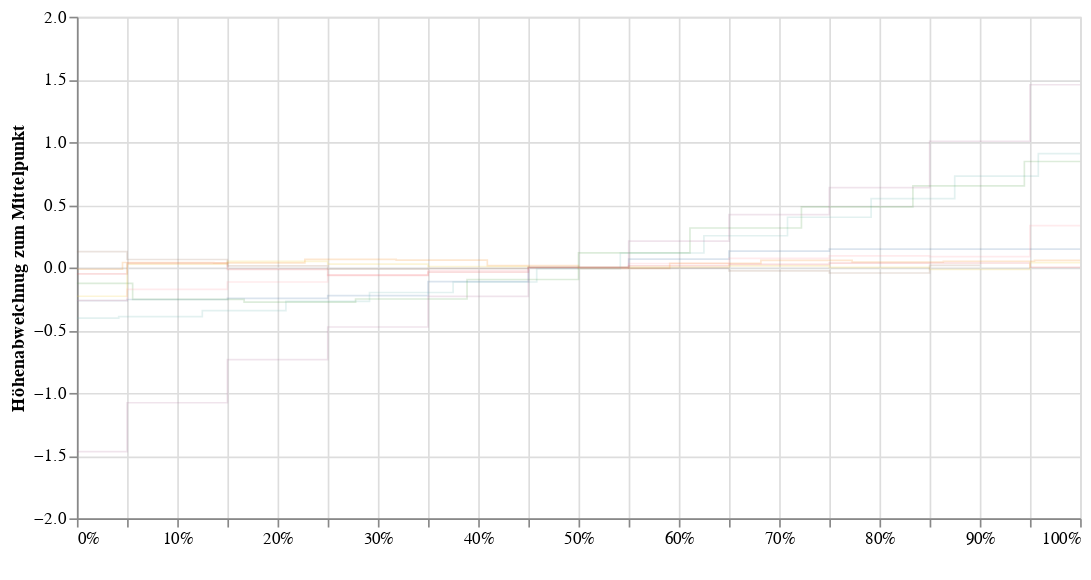

Here is the notebook cell this chart was saved with:
### Code cell
import altair as alt

source=sporti_height_profile[:100]

#single_nearest = alt.selection(type='single', nearest=True, on='mouseover',
#                        fields=['x'], empty='none')
#single_nearest = alt.selection_single(on='mouseover', nearest=True)
single_nearest = alt.selection_single(on='mouseover', empty='none')

#opacity=alt.condition(single_nearest, alt.value(0.5), alt.value(0.1))

#chrt=alt.Chart(test[:5000]).mark_line(point=True, opacity=0.3).encode(
chrt=alt.Chart(source).mark_line(opacity=0.3, size=1, interpolate='step').encode(

    #x='count_rel:Q',
    x=alt.X('count_rel:Q', axis=alt.Axis(title=' ', format='%') ),
    y=alt.Y('height_profile_diff:Q', axis=alt.Axis(title='Höhenabweichnug zum Mittelpunkt') ),
    #y='height_profile_diff:Q',
    opacity=alt.condition(single_nearest, alt.value(1), alt.value(0.2)),
    size=alt.condition(single_nearest, alt.value(3), alt.value(1)),
    color=alt.Color('index:N', legend=None),
    tooltip=['index']
    #color='osm_id'
).add_selection(
    single_nearest
).properties(width=600)

chrt

### Figure 1 — Vega-Lite specification as saved in the notebook (floating-point values rounded to 4 significant figures)
{"config": {"view": {"continuousWidth": 400, "continuousHeight": 300}}, "data": {"name": "data-daff55c0bfc281c0e4b1754a2875181a"}, "mark": {"type": "line", "interpolate": "step", "opacity": 0.3, "size": 1}, "encoding": {"color": {"type": "nominal", "field": "index", "legend": null}, "opacity": {"condition": {"value": 1, "selection": "selector050"}, "value": 0.2}, "size": {"condition": {"value": 3, "selection": "selector050"}, "value": 1}, "tooltip": [{"type": "quantitative", "field": "index"}], "x": {"type": "quantitative", "axis": {"format": "%", "title": " "}, "field": "count_rel"}, "y": {"type": "quantitative", "axis": {"title": "Höhenabweichnug zum Mittelpunkt"}, "field": "height_profile_diff"}}, "selection": {"selector050": {"type": "single", "on": "mouseover", "empty": "none"}}, "width": 600, "$schema": "https://vega.github.io/schema/vega-lite/v4.0.0.json", "datasets": {"data-daff55c0bfc281c0e4b1754a2875181a": [{"index": 1, "height_profile": 202.7, "count": 1, "height_centroid": 203.0, "height_profile_diff": -0.2635, "count_rel": 0.0}, {"index": 1, "height_profile": 202.7, "count": 2, "height_centroid": 203.0, "height_profile_diff": -0.2553, "count_rel": 0.1}, {"index": 1, "height_profile": 202.7, "count": 3, "height_centroid": 203.0, "height_profile_diff": -0.2462, "count_rel": 0.2}, {"index": 1, "height_profile": 202.7, "count": 4, "height_centroid": 203.0, "height_profile_diff": -0.2234, "count_rel": 0.3}, {"index": 1, "height_profile": 202.8, "count": 5, "height_centroid": 203.0, "height_profile_diff": -0.112, "count_rel": 0.4}, {"index": 1, "height_profile": 203.0, "count": 6, "height_centroid": 203.0, "height_profile_diff": -0.0006343, "count_rel": 0.5}, {"index": 1, "height_profile": 203.0, "count": 7, "height_centroid": 203.0, "height_profile_diff": 0.06721, "count_rel": 0.6}, {"index": 1, "height_profile": 203.1, "count": 8, "height_centroid": 203.0, "height_profile_diff": 0.1308, "count_rel": 0.7}, {"index": 1, "height_profile": 203.1, "count": 9, "height_centroid": 203.0, "height_profile_diff": 0.1464, "count_rel": 0.8}, {"index": 1, "height_profile": 203.1, "count": 10, "height_centroid": 203.0, "height_profile_diff": 0.1464, "count_rel": 0.9}, {"index": 1, "height_profile": 203.1, "count": 11, "height_centroid": 203.0, "height_profile_diff": 0.1464, "count_rel": 1.0}, {"index": 4, "height_profile": 181.8, "count": 1, "height_centroid": 181.8, "height_profile_diff": -0.01358, "count_rel": 0.0}, {"index": 4, "height_profile": 181.8, "count": 2, "height_centroid": 181.8, "height_profile_diff": 0.03986, "count_rel": 0.09091}, {"index": 4, "height_profile": 181.8, "count": 3, "height_centroid": 181.8, "height_profile_diff": 0.03702, "count_rel": 0.1818}, {"index": 4, "height_profile": 181.9, "count": 4, "height_centroid": 181.8, "height_profile_diff": 0.06431, "count_rel": 0.2727}, {"index": 4, "height_profile": 181.9, "count": 5, "height_centroid": 181.8, "height_profile_diff": 0.05937, "count_rel": 0.3636}, {"index": 4, "height_profile": 181.8, "count": 6, "height_centroid": 181.8, "height_profile_diff": 0.01473, "count_rel": 0.4545}, {"index": 4, "height_profile": 181.8, "count": 7, "height_centroid": 181.8, "height_profile_diff": -0.0067, "count_rel": 0.5455}, {"index": 4, "height_profile": 181.8, "count": 8, "height_centroid": 181.8, "height_profile_diff": 0.03334, "count_rel": 0.6364}, {"index": 4, "height_profile": 181.9, "count": 9, "height_centroid": 181.8, "height_profile_diff": 0.05705, "count_rel": 0.7273}, {"index": 4, "height_profile": 181.9, "count": 10, "height_centroid": 181.8, "height_profile_diff": 0.0439, "count_rel": 0.8182}, {"index": 4, "height_profile": 181.9, "count": 11, "height_centroid": 181.8, "height_profile_diff": 0.05029, "count_rel": 0.9091}, {"index": 4, "height_profile": 181.9, "count": 12, "height_centroid": 181.8, "height_profile_diff": 0.05759, "count_rel": 1.0}, {"index": 7, "height_profile": 228.2, "count": 1, "height_centroid": 228.3, "height_profile_diff": -0.05128, "count_rel": 0.0}, {"index": 7, "height_profile": 228.3, "count": 2, "height_centroid": 228.3, "height_profile_diff": 0.03353, "count_rel": 0.1}, {"index": 7, "height_profile": 228.2, "count": 3, "height_centroid": 228.3, "height_profile_diff": -0.01438, "count_rel": 0.2}, {"index": 7, "height_profile": 228.2, "count": 4, "height_centroid": 228.3, "height_profile_diff": -0.0623, "count_rel": 0.3}, {"index": 7, "height_profile": 228.2, "count": 5, "height_centroid": 228.3, "height_profile_diff": -0.03627, "count_rel": 0.4}, {"index": 7, "height_profile": 228.3, "count": 6, "height_centroid": 228.3, "height_profile_diff": 0.0005361, "count_rel": 0.5}, {"index": 7, "height_profile": 228.3, "count": 7, "height_centroid": 228.3, "height_profile_diff": 0.01413, "count_rel": 0.6}, {"index": 7, "height_profile": 228.3, "count": 8, "height_centroid": 228.3, "height_profile_diff": 0.02462, "count_rel": 0.7}, {"index": 7, "height_profile": 228.3, "count": 9, "height_centroid": 228.3, "height_profile_diff": 0.0351, "count_rel": 0.8}, {"index": 7, "height_profile": 228.3, "count": 10, "height_centroid": 228.3, "height_profile_diff": 0.03611, "count_rel": 0.9}, {"index": 7, "height_profile": 228.3, "count": 11, "height_centroid": 228.3, "height_profile_diff": 0.002305, "count_rel": 1.0}, {"index": 23, "height_profile": 334.8, "count": 1, "height_centroid": 335.2, "height_profile_diff": -0.4036, "count_rel": 0.0}, {"index": 23, "height_profile": 334.8, "count": 2, "height_centroid": 335.2, "height_profile_diff": -0.392, "count_rel": 0.08333}, {"index": 23, "height_profile": 334.8, "count": 3, "height_centroid": 335.2, "height_profile_diff": -0.3443, "count_rel": 0.1667}, {"index": 23, "height_profile": 334.9, "count": 4, "height_centroid": 335.2, "height_profile_diff": -0.2705, "count_rel": 0.25}, {"index": 23, "height_profile": 335.0, "count": 5, "height_centroid": 335.2, "height_profile_diff": -0.1989, "count_rel": 0.3333}, {"index": 23, "height_profile": 335.0, "count": 6, "height_centroid": 335.2, "height_profile_diff": -0.1158, "count_rel": 0.4167}, {"index": 23, "height_profile": 335.1, "count": 7, "height_centroid": 335.2, "height_profile_diff": -0.00927, "count_rel": 0.5}, {"index": 23, "height_profile": 335.3, "count": 8, "height_centroid": 335.2, "height_profile_diff": 0.1158, "count_rel": 0.5833}, {"index": 23, "height_profile": 335.4, "count": 9, "height_centroid": 335.2, "height_profile_diff": 0.2532, "count_rel": 0.6667}, {"index": 23, "height_profile": 335.6, "count": 10, "height_centroid": 335.2, "height_profile_diff": 0.4008, "count_rel": 0.75}, {"index": 23, "height_profile": 335.7, "count": 11, "height_centroid": 335.2, "height_profile_diff": 0.5493, "count_rel": 0.8333}, {"index": 23, "height_profile": 335.9, "count": 12, "height_centroid": 335.2, "height_profile_diff": 0.7286, "count_rel": 0.9167}, {"index": 23, "height_profile": 336.1, "count": 13, "height_centroid": 335.2, "height_profile_diff": 0.9079, "count_rel": 1.0}, {"index": 24, "height_profile": 193.1, "count": 1, "height_centroid": 193.2, "height_profile_diff": -0.126, "count_rel": 0.0}, {"index": 24, "height_profile": 193.0, "count": 2, "height_centroid": 193.2, "height_profile_diff": -0.2546, "count_rel": 0.1111}, {"index": 24, "height_profile": 192.9, "count": 3, "height_centroid": 193.2, "height_profile_diff": -0.2761, "count_rel": 0.2222}, {"index": 24, "height_profile": 193.0, "count": 4, "height_centroid": 193.2, "height_profile_diff": -0.2513, "count_rel": 0.3333}, {"index": 24, "height_profile": 193.1, "count": 5, "height_centroid": 193.2, "height_profile_diff": -0.09565, "count_rel": 0.4444}, {"index": 24, "height_profile": 193.3, "count": 6, "height_centroid": 193.2, "height_profile_diff": 0.1164, "count_rel": 0.5556}, {"index": 24, "height_profile": 193.5, "count": 7, "height_centroid": 193.2, "height_profile_diff": 0.3153, "count_rel": 0.6667}, {"index": 24, "height_profile": 193.7, "count": 8, "height_centroid": 193.2, "height_profile_diff": 0.4836, "count_rel": 0.7778}, {"index": 24, "height_profile": 193.9, "count": 9, "height_centroid": 193.2, "height_profile_diff": 0.6514, "count_rel": 0.8889}, {"index": 24, "height_profile": 194.1, "count": 10, "height_centroid": 193.2, "height_profile_diff": 0.8456, "count_rel": 1.0}, {"index": 35, "height_profile": 350.1, "count": 1, "height_centroid": 350.3, "height_profile_diff": -0.2293, "count_rel": 0.0}, {"index": 35, "height_profile": 350.3, "count": 2, "height_centroid": 350.3, "height_profile_diff": 0.0268, "count_rel": 0.1}, {"index": 35, "height_profile": 350.3, "count": 3, "height_centroid": 350.3, "height_profile_diff": 0.0487, "count_rel": 0.2}, {"index": 35, "height_profile": 350.3, "count": 4, "height_centroid": 350.3, "height_profile_diff": 0.02714, "count_rel": 0.3}, {"index": 35, "height_profile": 350.3, "count": 5, "height_centroid": 350.3, "height_profile_diff": 0.008322, "count_rel": 0.4}, {"index": 35, "height_profile": 350.3, "count": 6, "height_centroid": 350.3, "height_profile_diff": 1.112e-05, "count_rel": 0.5}, {"index": 35, "height_profile": 350.3, "count": 7, "height_centroid": 350.3, "height_profile_diff": 0.004441, "count_rel": 0.6}, {"index": 35, "height_profile": 350.3, "count": 8, "height_centroid": 350.3, "height_profile_diff": 0.01353, "count_rel": 0.7}, {"index": 35, "height_profile": 350.3, "count": 9, "height_centroid": 350.3, "height_profile_diff": 0.0006052, "count_rel": 0.8}, {"index": 35, "height_profile": 350.3, "count": 10, "height_centroid": 350.3, "height_profile_diff": -0.01578, "count_rel": 0.9}, {"index": 35, "height_profile": 350.3, "count": 11, "height_centroid": 350.3, "height_profile_diff": 0.03946, "count_rel": 1.0}, {"index": 40, "height_profile": 294.9, "count": 1, "height_centroid": 296.3, "height_profile_diff": -1.468, "count_rel": 0.0}, {"index": 40, "height_profile": 295.2, "count": 2, "height_centroid": 296.3, "height_profile_diff": -1.078, "count_rel": 0.1}, {"index": 40, "height_profile": 295.6, "count": 3, "height_centroid": 296.3, "height_profile_diff": -0.7345, "count_rel": 0.2}, {"index": 40, "height_profile": 295.8, "count": 4, "height_centroid": 296.3, "height_profile_diff": -0.474, "count_rel": 0.3}, {"index": 40, "height_profile": 296.1, "count": 5, "height_centroid": 296.3, "height_profile_diff": -0.2298, "count_rel": 0.4}, {"index": 40, "height_profile": 296.3, "count": 6, "height_centroid": 296.3, "height_profile_diff": -0.001696, "count_rel": 0.5}, {"index": 40, "height_profile": 296.5, "count": 7, "height_centroid": 296.3, "height_profile_diff": 0.2108, "count_rel": 0.6}, {"index": 40, "height_profile": 296.7, "count": 8, "height_centroid": 296.3, "height_profile_diff": 0.4224, "count_rel": 0.7}, {"index": 40, "height_profile": 297.0, "count": 9, "height_centroid": 296.3, "height_profile_diff": 0.6373, "count_rel": 0.8}, {"index": 40, "height_profile": 297.3, "count": 10, "height_centroid": 296.3, "height_profile_diff": 1.007, "count_rel": 0.9}, {"index": 40, "height_profile": 297.8, "count": 11, "height_centroid": 296.3, "height_profile_diff": 1.457, "count_rel": 1.0}, {"index": 42, "height_profile": 210.3, "count": 1, "height_centroid": 210.6, "height_profile_diff": -0.2633, "count_rel": 0.0}, {"index": 42, "height_profile": 210.4, "count": 2, "height_centroid": 210.6, "height_profile_diff": -0.1739, "count_rel": 0.1}, {"index": 42, "height_profile": 210.5, "count": 3, "height_centroid": 210.6, "height_profile_diff": -0.1154, "count_rel": 0.2}, {"index": 42, "height_profile": 210.5, "count": 4, "height_centroid": 210.6, "height_profile_diff": -0.05909, "count_rel": 0.3}, {"index": 42, "height_profile": 210.5, "count": 5, "height_centroid": 210.6, "height_profile_diff": -0.02349, "count_rel": 0.4}, {"index": 42, "height_profile": 210.6, "count": 6, "height_centroid": 210.6, "height_profile_diff": 3.117e-05, "count_rel": 0.5}, {"index": 42, "height_profile": 210.6, "count": 7, "height_centroid": 210.6, "height_profile_diff": 0.03235, "count_rel": 0.6}, {"index": 42, "height_profile": 210.6, "count": 8, "height_centroid": 210.6, "height_profile_diff": 0.07347, "count_rel": 0.7}, {"index": 42, "height_profile": 210.7, "count": 9, "height_centroid": 210.6, "height_profile_diff": 0.09287, "count_rel": 0.8}, {"index": 42, "height_profile": 210.7, "count": 10, "height_centroid": 210.6, "height_profile_diff": 0.08638, "count_rel": 0.9}, {"index": 42, "height_profile": 210.9, "count": 11, "height_centroid": 210.6, "height_profile_diff": 0.3335, "count_rel": 1.0}, {"index": 43, "height_profile": 223.2, "count": 1, "height_centroid": 223.1, "height_profile_diff": 0.1267, "count_rel": 0.0}, {"index": 43, "height_profile": 223.2, "count": 2, "height_centroid": 223.1, "height_profile_diff": 0.06395, "count_rel": 0.1}, {"index": 43, "height_profile": 223.1, "count": 3, "height_centroid": 223.1, "height_profile_diff": 0.01359, "count_rel": 0.2}, {"index": 43, "height_profile": 223.1, "count": 4, "height_centroid": 223.1, "height_profile_diff": -0.01234, "count_rel": 0.3}, {"index": 43, "height_profile": 223.1, "count": 5, "height_centroid": 223.1, "height_profile_diff": -0.007827, "count_rel": 0.4}, {"index": 43, "height_profile": 223.1, "count": 6, "height_centroid": 223.1, "height_profile_diff": 0.002016, "count_rel": 0.5}, {"index": 43, "height_profile": 223.1, "count": 7, "height_centroid": 223.1, "height_profile_diff": -0.004431, "count_rel": 0.6}, {"index": 43, "height_profile": 223.1, "count": 8, "height_centroid": 223.1, "height_profile_diff": -0.02646, "count_rel": 0.7}, {"index": 43, "height_profile": 223.1, "count": 9, "height_centroid": 223.1, "height_profile_diff": -0.04389, "count_rel": 0.8}, {"index": 43, "height_profile": 223.1, "count": 10, "height_centroid": 223.1, "height_profile_diff": 0.0168, "count_rel": 0.9}]}}
